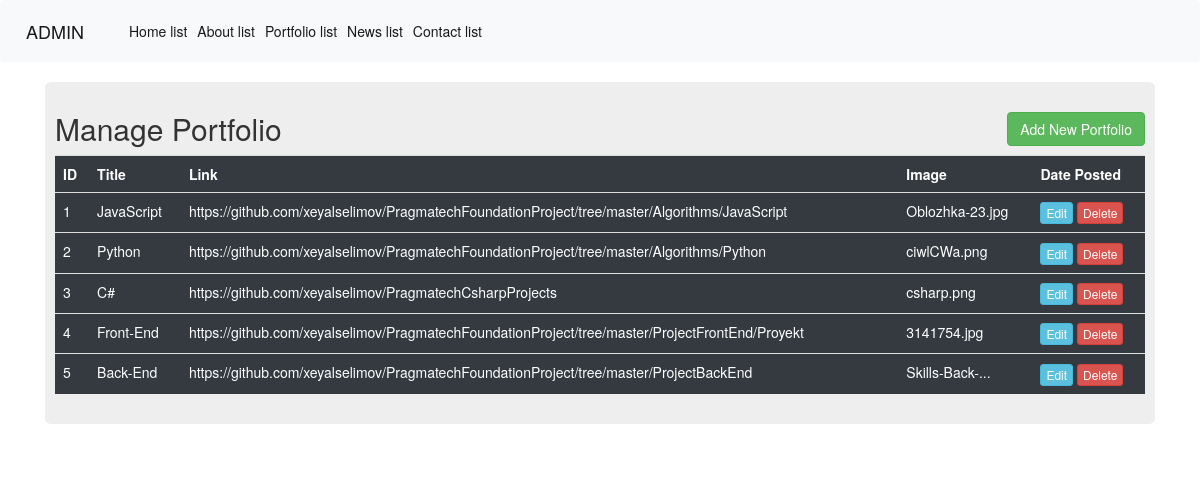
Screenshot of /admin/portfolio-list (signed in) with the database file from the repository.
### Project/models.py (models this page shows, shortened)
class Portfolio(db.Model):
    id = db.Column(db.Integer, primary_key=True)
    title = db.Column(db.String(100), nullable=False, )
    link = db.Column(db.String(20),)
    image = db.Column(db.String(20),)

### Project/routes.py (the view)
@app.route('/admin/portfolio-list')
@login_required
def admin_portfolio_list():
    portfolio = Portfolio.query.all()
    return render_template('admin/portfolio-list.html', portfolio=portfolio)

### Project/models.py (called while the page is built)
@login_manager.user_loader
def load_user(user_id):
    return Admin.query.get(user_id)

### Project/templates/admin/portfolio-list.html
{% extends 'admin/base.html' %}
{% block content %}
<div class="container">
    <div class="row">
        <div class="col md-12">
            <div class="jumbotron p-3">
                <h2>Manage Portfolio <a href="{{url_for('add_portfolio')}}"><button type="button"  class="btn btn-success float-right"
                data-toggle="modal">Add New Portfolio</button> </h2></a>
                <table class="table table-hover table-dark">
                    <tr>
                        <th>ID</th>
                        <th>Title</th>
                        <th>Link</th>
                        <th>Image</th>
                        <th>Date Posted</th>
                    </tr>
                    {% for portdata in portfolio %}
                    <tr>
                        <td>{{portdata.id}}</td>
                        <td>{{portdata.title}}</td>
                        <td>{{portdata.link}}</td>
                        <td>{{portdata.image|truncate(15)}}</td>
                        <td>
                            <a href="{{url_for('edit_portfolio', id=portdata.id)}}" class="btn btn-info btn-xs">Edit</a>
                            <a href="{{url_for('delete_portfolio', id=portdata.id)}}" class="btn btn-danger btn-xs"
                            onclick="return confirm('Are You Sure To Delete ?')">Delete</a>
                        </td>
                    </tr>
                    {% endfor %}
                </table>
            </div>
        </div>
    </div>
</div>
{% endblock %}

### rows the page displays
Portfolio: id "1", title "JavaScript", link "https://github.com/xeyalselimov/PragmatechFoundationProject/tree/master/Algorithms/JavaScript", image "Oblozhka-23.jpg"
Portfolio: id "2", title "Python", link "https://github.com/xeyalselimov/PragmatechFoundationProject/tree/master/Algorithms/Python", image "ciwlCWa.png"
Portfolio: id "3", title "C#", link "https://github.com/xeyalselimov/PragmatechCsharpProjects", image "csharp.png"
Portfolio: id "4", title "Front-End", link "https://github.com/xeyalselimov/PragmatechFoundationProject/tree/master/ProjectFrontEnd/Proyekt", image "3141754.jpg"
Portfolio: id "5", title "Back-End", link "https://github.com/xeyalselimov/PragmatechFoundationProject/tree/master/ProjectBackEnd", image "Skills-Back-..."
